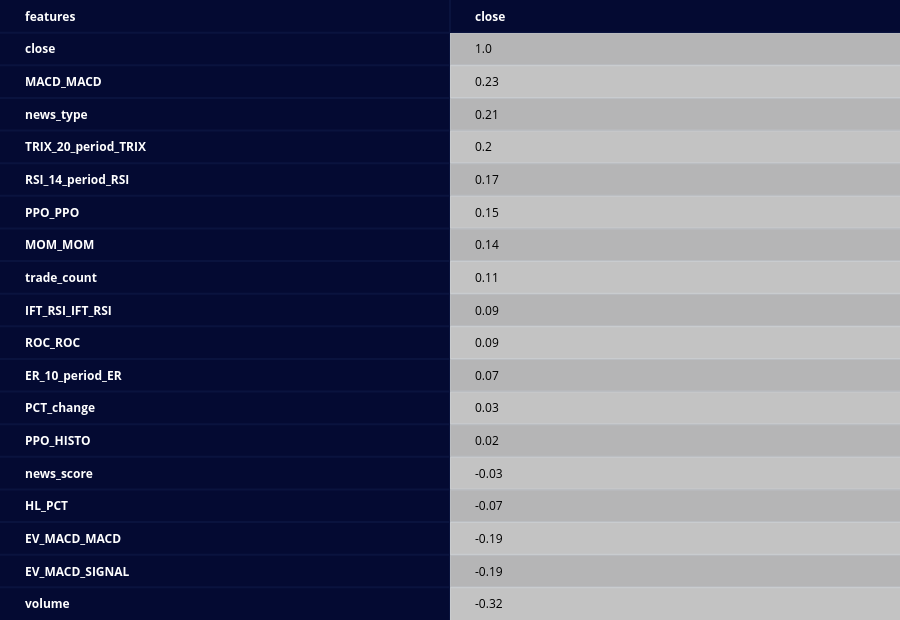

Notebook source saved alongside this figure:
### Code cell
# Correlations to the Target feature 'close'
corr_matrix = pd.DataFrame(corr_low)
corr_matrix = corr_matrix.round(decimals=2)
create_table(corr_matrix['close'].sort_values(ascending=False).to_frame(), index_title='features', index=True, )

### Figure 1 — Plotly figure (JSON) as saved in the notebook; plotly's stock layout.template omitted (floating-point values rounded to 4 significant figures)
{"data": [{"colorscale": [[0, "#00083e"], [0.5, "#ededee"], [1, "#ffffff"]], "hoverinfo": "none", "opacity": 0.75, "showscale": false, "z": [[0, 0], [0, 0.5], [0, 1], [0, 0.5], [0, 1], [0, 0.5], [0, 1], [0, 0.5], [0, 1], [0, 0.5], [0, 1], [0, 0.5], [0, 1], [0, 0.5], [0, 1], [0, 0.5], [0, 1], [0, 0.5], [0, 1]], "type": "heatmap"}], "layout": {"annotations": [{"align": "left", "font": {"color": "#ffffff"}, "showarrow": false, "text": "<b>features</b>", "x": -0.45, "xanchor": "left", "xref": "x", "y": 0, "yref": "y"}, {"align": "left", "font": {"color": "#ffffff"}, "showarrow": false, "text": "<b>close</b>", "x": 0.55, "xanchor": "left", "xref": "x", "y": 0, "yref": "y"}, {"align": "left", "font": {"color": "#ffffff"}, "showarrow": false, "text": "<b>close</b>", "x": -0.45, "xanchor": "left", "xref": "x", "y": 1, "yref": "y"}, {"align": "left", "font": {"color": "#000000"}, "showarrow": false, "text": "1.0", "x": 0.55, "xanchor": "left", "xref": "x", "y": 1, "yref": "y"}, {"align": "left", "font": {"color": "#ffffff"}, "showarrow": false, "text": "<b>MACD_MACD</b>", "x": -0.45, "xanchor": "left", "xref": "x", "y": 2, "yref": "y"}, {"align": "left", "font": {"color": "#000000"}, "showarrow": false, "text": "0.23", "x": 0.55, "xanchor": "left", "xref": "x", "y": 2, "yref": "y"}, {"align": "left", "font": {"color": "#ffffff"}, "showarrow": false, "text": "<b>news_type</b>", "x": -0.45, "xanchor": "left", "xref": "x", "y": 3, "yref": "y"}, {"align": "left", "font": {"color": "#000000"}, "showarrow": false, "text": "0.21", "x": 0.55, "xanchor": "left", "xref": "x", "y": 3, "yref": "y"}, {"align": "left", "font": {"color": "#ffffff"}, "showarrow": false, "text": "<b>TRIX_20_period_TRIX</b>", "x": -0.45, "xanchor": "left", "xref": "x", "y": 4, "yref": "y"}, {"align": "left", "font": {"color": "#000000"}, "showarrow": false, "text": "0.2", "x": 0.55, "xanchor": "left", "xref": "x", "y": 4, "yref": "y"}, {"align": "left", "font": {"color": "#ffffff"}, "showarrow": false, "text": "<b>RSI_14_period_RSI</b>", "x": -0.45, "xanchor": "left", "xref": "x", "y": 5, "yref": "y"}, {"align": "left", "font": {"color": "#000000"}, "showarrow": false, "text": "0.17", "x": 0.55, "xanchor": "left", "xref": "x", "y": 5, "yref": "y"}, {"align": "left", "font": {"color": "#ffffff"}, "showarrow": false, "text": "<b>PPO_PPO</b>", "x": -0.45, "xanchor": "left", "xref": "x", "y": 6, "yref": "y"}, {"align": "left", "font": {"color": "#000000"}, "showarrow": false, "text": "0.15", "x": 0.55, "xanchor": "left", "xref": "x", "y": 6, "yref": "y"}, {"align": "left", "font": {"color": "#ffffff"}, "showarrow": false, "text": "<b>MOM_MOM</b>", "x": -0.45, "xanchor": "left", "xref": "x", "y": 7, "yref": "y"}, {"align": "left", "font": {"color": "#000000"}, "showarrow": false, "text": "0.14", "x": 0.55, "xanchor": "left", "xref": "x", "y": 7, "yref": "y"}, {"align": "left", "font": {"color": "#ffffff"}, "showarrow": false, "text": "<b>trade_count</b>", "x": -0.45, "xanchor": "left", "xref": "x", "y": 8, "yref": "y"}, {"align": "left", "font": {"color": "#000000"}, "showarrow": false, "text": "0.11", "x": 0.55, "xanchor": "left", "xref": "x", "y": 8, "yref": "y"}, {"align": "left", "font": {"color": "#ffffff"}, "showarrow": false, "text": "<b>IFT_RSI_IFT_RSI</b>", "x": -0.45, "xanchor": "left", "xref": "x", "y": 9, "yref": "y"}, {"align": "left", "font": {"color": "#000000"}, "showarrow": false, "text": "0.09", "x": 0.55, "xanchor": "left", "xref": "x", "y": 9, "yref": "y"}, {"align": "left", "font": {"color": "#ffffff"}, "showarrow": false, "text": "<b>ROC_ROC</b>", "x": -0.45, "xanchor": "left", "xref": "x", "y": 10, "yref": "y"}, {"align": "left", "font": {"color": "#000000"}, "showarrow": false, "text": "0.09", "x": 0.55, "xanchor": "left", "xref": "x", "y": 10, "yref": "y"}, {"align": "left", "font": {"color": "#ffffff"}, "showarrow": false, "text": "<b>ER_10_period_ER</b>", "x": -0.45, "xanchor": "left", "xref": "x", "y": 11, "yref": "y"}, {"align": "left", "font": {"color": "#000000"}, "showarrow": false, "text": "0.07", "x": 0.55, "xanchor": "left", "xref": "x", "y": 11, "yref": "y"}, {"align": "left", "font": {"color": "#ffffff"}, "showarrow": false, "text": "<b>PCT_change</b>", "x": -0.45, "xanchor": "left", "xref": "x", "y": 12, "yref": "y"}, {"align": "left", "font": {"color": "#000000"}, "showarrow": false, "text": "0.03", "x": 0.55, "xanchor": "left", "xref": "x", "y": 12, "yref": "y"}, {"align": "left", "font": {"color": "#ffffff"}, "showarrow": false, "text": "<b>PPO_HISTO</b>", "x": -0.45, "xanchor": "left", "xref": "x", "y": 13, "yref": "y"}, {"align": "left", "font": {"color": "#000000"}, "showarrow": false, "text": "0.02", "x": 0.55, "xanchor": "left", "xref": "x", "y": 13, "yref": "y"}, {"align": "left", "font": {"color": "#ffffff"}, "showarrow": false, "text": "<b>news_score</b>", "x": -0.45, "xanchor": "left", "xref": "x", "y": 14, "yref": "y"}, {"align": "left", "font": {"color": "#000000"}, "showarrow": false, "text": "-0.03", "x": 0.55, "xanchor": "left", "xref": "x", "y": 14, "yref": "y"}, {"align": "left", "font": {"color": "#ffffff"}, "showarrow": false, "text": "<b>HL_PCT</b>", "x": -0.45, "xanchor": "left", "xref": "x", "y": 15, "yref": "y"}, {"align": "left", "font": {"color": "#000000"}, "showarrow": false, "text": "-0.07", "x": 0.55, "xanchor": "left", "xref": "x", "y": 15, "yref": "y"}, {"align": "left", "font": {"color": "#ffffff"}, "showarrow": false, "text": "<b>EV_MACD_MACD</b>", "x": -0.45, "xanchor": "left", "xref": "x", "y": 16, "yref": "y"}, {"align": "left", "font": {"color": "#000000"}, "showarrow": false, "text": "-0.19", "x": 0.55, "xanchor": "left", "xref": "x", "y": 16, "yref": "y"}, {"align": "left", "font": {"color": "#ffffff"}, "showarrow": false, "text": "<b>EV_MACD_SIGNAL</b>", "x": -0.45, "xanchor": "left", "xref": "x", "y": 17, "yref": "y"}, {"align": "left", "font": {"color": "#000000"}, "showarrow": false, "text": "-0.19", "x": 0.55, "xanchor": "left", "xref": "x", "y": 17, "yref": "y"}, {"align": "left", "font": {"color": "#ffffff"}, "showarrow": false, "text": "<b>volume</b>", "x": -0.45, "xanchor": "left", "xref": "x", "y": 18, "yref": "y"}, {"align": "left", "font": {"color": "#000000"}, "showarrow": false, "text": "-0.32", "x": 0.55, "xanchor": "left", "xref": "x", "y": 18, "yref": "y"}], "height": 620, "margin": {"b": 0, "l": 0, "r": 0, "t": 0}, "xaxis": {"dtick": 1, "gridwidth": 2, "showticklabels": false, "tick0": -0.5, "ticks": "", "zeroline": false}, "yaxis": {"autorange": "reversed", "dtick": 1, "gridwidth": 2, "showticklabels": false, "tick0": 0.5, "ticks": "", "zeroline": false}}}
